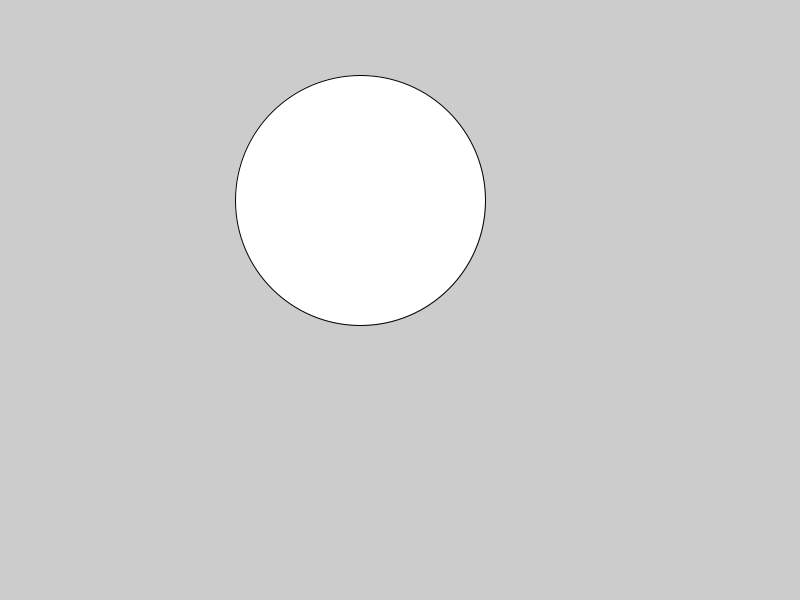
Frame 1 (no input)
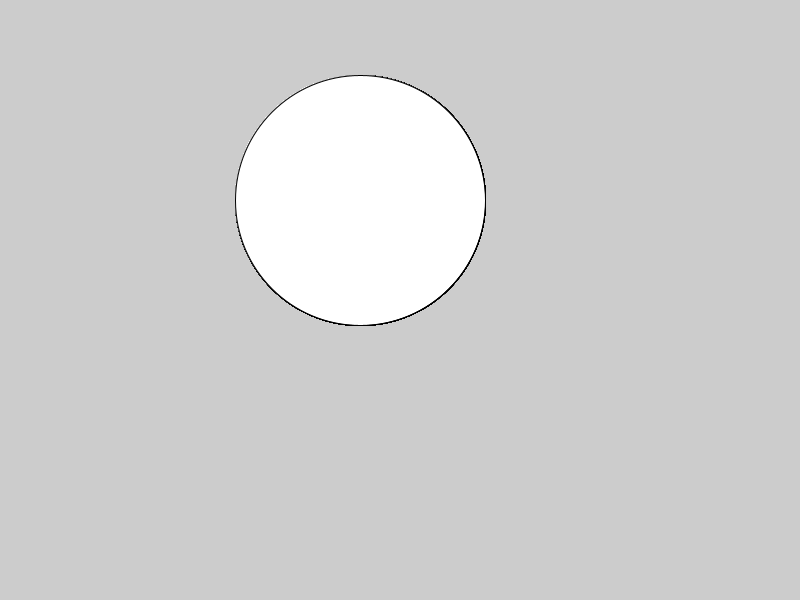
Frame 60 (the mouse pressed at the canvas centre just before this capture)
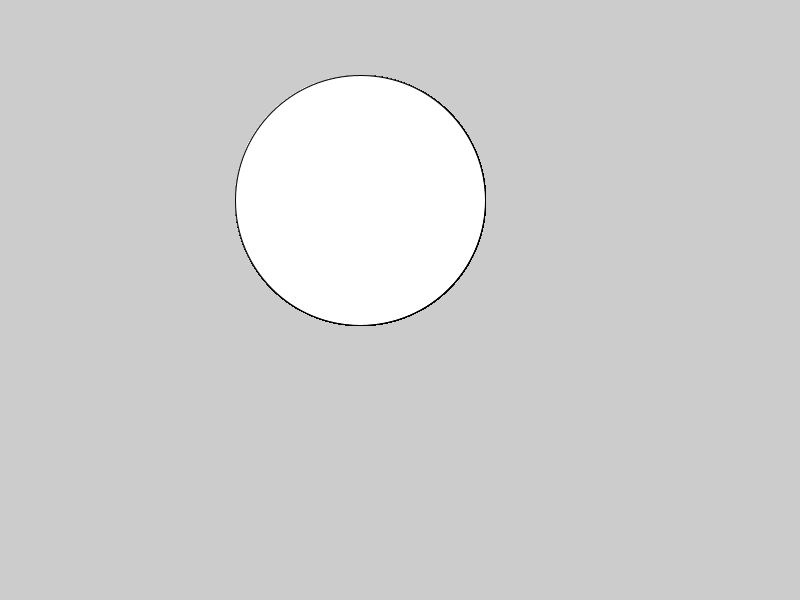
Frame 120 (the mouse held since frame 60 and released just before this capture)

The Processing sketch that drew these frames (run headless with seeded random() and noise(); from frame 60 on, the mouse is pressed at the canvas centre):

// Processing sketch: exemplo_pvector_simples
// ── exemplo_pvector_simples.pde
/*
  João Martinho Moura
  Mestrado em Tecnologia e Arte Digital. Universidade do Minho
  
  Aula 5 - 20131207

  Processing
    PVector
*/
// PAD_Aula-20131207_jmartinho

// exemplo PVector

PVector posicao;  // declaracao de um PVector

void setup() {
  size(800,600);
  
  // inicializacao do PVector
  posicao = new PVector(360, 200);

}

void draw() {
  
  // vamos desenhar uma elipse na posicao do PVector
  
  ellipse(posicao.x, posicao.y, 250, 250);

  
}
